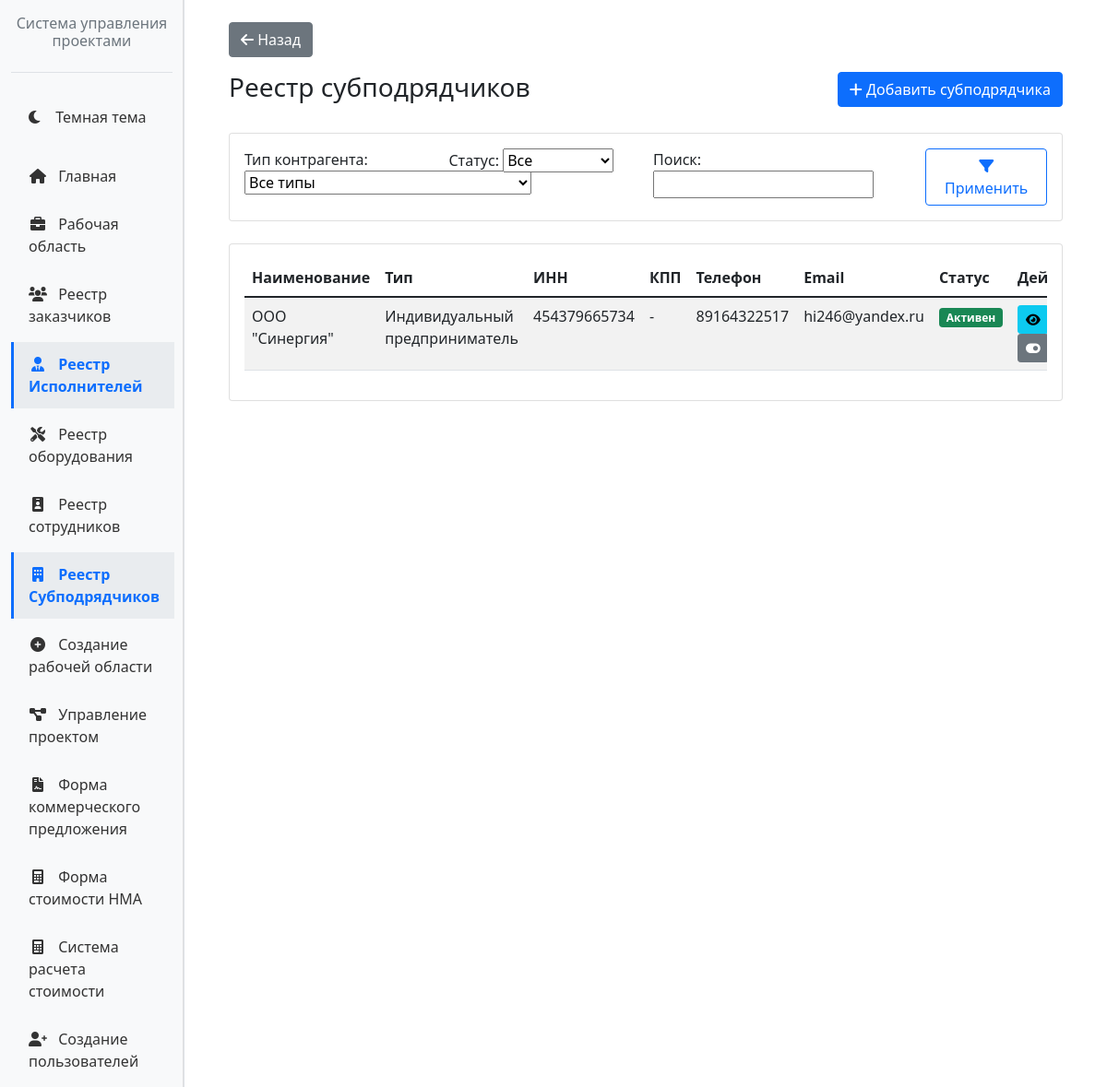
The app's page /subcontractors/ (signed in) with its own data.
### subcontractors/models.py (models this page shows, shortened)
class Subcontractor(models.Model):
    CONTRACTOR_TYPE_CHOICES = [
        ('legal', 'Юридическое лицо'),
        ('individual', 'Индивидуальный предприниматель'),
    ]
    name = models.CharField(max_length=255, verbose_name='Наименование')
    contractor_type = models.CharField(
        max_length=20,
        choices=CONTRACTOR_TYPE_CHOICES,
        verbose_name='Тип контрагента'
    )
    inn = models.CharField(
        max_length=12,
        unique=True,
        verbose_name='ИНН',
        validators=[RegexValidator(r'^\d{10,12}$', 'ИНН должен содержать 10 или 12 цифр')]
    )
    kpp = models.CharField(
        max_length=9,
        blank=True,
        null=True,
        verbose_name='КПП',
        validators=[RegexValidator(r'^\d{9}$', 'КПП должен содержать 9 цифр')]
    )
    ogrn = models.CharField(
        max_length=15,
        verbose_name='ОГРН/ОГРНИП',
        validators=[RegexValidator(r'^\d{13,15}$', 'ОГРН должен содержать 13 или 15 цифр')]
    )
    legal_address = models.TextField(verbose_name='Юридический адрес')
    actual_address = models.TextField(verbose_name='Фактический адрес')
    phone = models.CharField(
        max_length=20,
        verbose_name='Телефон',
        validators=[RegexValidator(r'^\+?[1-9]\d{0,19}$', 'Введите корректный номер телефона')]
    )
    email = models.EmailField(verbose_name='Email')
    director_name = models.CharField(max_length=255, verbose_name='ФИО руководителя')
    bank_name = models.CharField(max_length=255, verbose_name='Наименование банка')
    bank_account = models.CharField(max_length=20, verbose_name='Расчетный счет')
    corr_account = models.CharField(max_length=20, verbose_name='Корреспондентский счет')
    bik = models.CharField(
        max_length=9,
        verbose_name='БИК',
        validators=[RegexValidator(r'^\d{9}$', 'БИК должен содержать 9 цифр')]
    )
    is_active = models.BooleanField(default=True, verbose_name='Активный')
    created_at = models.DateTimeField(auto_now_add=True, verbose_name='Дата создания')
    updated_at = models.DateTimeField(auto_now=True, verbose_name='Дата обновления')
    class Meta:
        verbose_name = 'Субподрядчик'
        verbose_name_plural = 'Субподрядчики'
        ordering = ['name']

### subcontractors/views.py (the view, shortened to what this page needs)
# urls.py: path('', views.subcontractor_list, name='list'),
@login_required
@permission_required('subcontractors.view_subcontractor', raise_exception=True)
def subcontractor_list(request):
    subcontractors = Subcontractor.objects.all()
    form = SubcontractorFilterForm(request.GET)
    if form.is_valid():
        contractor_type = form.cleaned_data.get('contractor_type')
        is_active = form.cleaned_data.get('is_active')
        search = form.cleaned_data.get('search')
        if contractor_type:
            subcontractors = subcontractors.filter(contractor_type=contractor_type)
        if is_active == 'true':
            subcontractors = subcontractors.filter(is_active=True)
        elif is_active == 'false':
            subcontractors = subcontractors.filter(is_active=False)
    context = {
        'subcontractors': subcontractors,
        'filter_form': form,
    }
    return render(request, 'subcontractors/subcontractor_list.html', context)

### subcontractors/forms.py
class SubcontractorFilterForm(forms.Form):
    contractor_type = forms.ChoiceField(
        choices=[('', 'Все типы')] + Subcontractor.CONTRACTOR_TYPE_CHOICES,
        required=False,
        label='Тип контрагента'
    )
    is_active = forms.ChoiceField(
        choices=[('', 'Все'), ('true', 'Активные'), ('false', 'Неактивные')],
        required=False,
        label='Статус'
    )
    search = forms.CharField(required=False, label='Поиск')

### subcontractors/templates/subcontractors/subcontractor_list.html (shortened to what this page needs)
{% extends 'base_with_sidebar.html' %}
{% load static %}
{% block main_content %}
<div class="container-fluid">
    <div class="row mb-3">
        <div class="col-12">
            <a href="http://127.0.0.1:8000/home/" class="btn btn-secondary">
                <i class="fas fa-arrow-left"></i> Назад
            </a>
        </div>
    </div>
    <div class="row mb-4">
        <div class="col">
            <h1 class="h3">Реестр субподрядчиков</h1>
        </div>
        <div class="col-auto">
            {% if perms.subcontractors.add_subcontractor %}
            <a href="{% url 'subcontractors:create' %}" class="btn btn-primary">
                <i class="fas fa-plus"></i> Добавить субподрядчика
            </a>
            {% endif %}
        </div>
    </div>
    <div class="card mb-4">
        <div class="card-body">
            <form method="get" class="row g-3">
                <div class="col-md-3">
                    {{ filter_form.contractor_type.label_tag }}
                    {{ filter_form.contractor_type }}
                </div>
                <div class="col-md-3">
                    {{ filter_form.is_active.label_tag }}
                    {{ filter_form.is_active }}
                </div>
                <div class="col-md-4">
                    {{ filter_form.search.label_tag }}
                    {{ filter_form.search }}
                </div>
                <div class="col-md-2 d-flex align-items-end">
                    <button type="submit" class="btn btn-outline-primary w-100">
                        <i class="fas fa-filter"></i> Применить
                    </button>
                </div>
            </form>
        </div>
    </div>
    <div class="card">
        <div class="card-body">
            <div class="table-responsive">
                <table class="table table-striped table-hover">
                    <thead>
                        <tr>
                            <th>Наименование</th>
                            <th>Тип</th>
                            <th>ИНН</th>
                            <th>КПП</th>
                            <th>Телефон</th>
                            <th>Email</th>
                            <th>Статус</th>
                            <th>Действия</th>
                        </tr>
                    </thead>
                    <tbody>
                        {% for subcontractor in subcontractors %}
                        <tr>
                            <td>{{ subcontractor.name }}</td>
                            <td>{{ subcontractor.get_contractor_type_display }}</td>
                            <td>{{ subcontractor.inn }}</td>
                            <td>{{ subcontractor.kpp|default:"-" }}</td>
                            <td>{{ subcontractor.phone }}</td>
                            <td>{{ subcontractor.email }}</td>
                            <td>
                                <span class="badge {% if subcontractor.is_active %}bg-success{% else %}bg-secondary{% endif %}">
                                    {{ subcontractor.is_active|yesno:"Активен,Неактивен" }}
                                </span>
                            </td>
                            <td>
                                <a href="{% url 'subcontractors:detail' subcontractor.pk %}"
                                   class="btn btn-sm btn-info" title="Просмотреть">
                                    <i class="fas fa-eye"></i>
                                </a>
                                {% if perms.subcontractors.change_subcontractor %}
                                <form method="post" action="{% url 'subcontractors:toggle_active' subcontractor.pk %}"
                                      class="d-inline">
                                    <button type="submit" class="btn btn-sm btn-secondary"
                                            title="{% if subcontractor.is_active %}Деактивировать{% else %}Активировать{% endif %}">
                                        <i class="fas {% if subcontractor.is_active %}fa-toggle-on{% else %}fa-toggle-off{% endif %}"></i>
                                    </button>
                                </form>
                                {% endif %}
                            </td>
                        </tr>
                        {% empty %}
                        <tr>
                            <td colspan="8" class="text-center text-muted">Субподрядчики не найдены</td>
                        </tr>
                        {% endfor %}
                    </tbody>
                </table>
            </div>
        </div>
    </div>
</div>
{% endblock %}

### records on screen
Subcontractor: name "ООО \"Синергия\"", contractor_type "Индивидуальный предприниматель", inn "454379665734", kpp "-", phone "89164322517", email "hi246@yandex.ru", is_active "Активен"

### other values on screen
{{ filter_form.contractor_type.label_tag }} "Тип контрагента:"
{{ filter_form.is_active.label_tag }} "Статус:"
{{ filter_form.search.label_tag }} "Поиск:"
